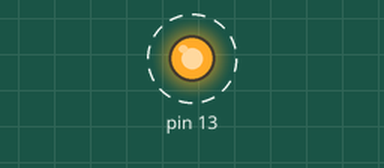
Recording of a sketch running on a simulated Arduino Uno, built with avr-gcc and run on an emulated ATmega328P. On the bench: output pins drawn as LEDs (lit = HIGH). Dashed ring = blinking. What the sketch prints to the serial monitor is not drawn.

Above: at 0.5 s.
Timing chart, 0 to 4.6 s (numbered marks = the images above):
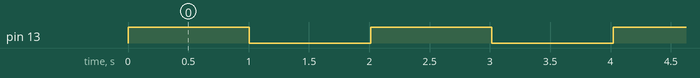

Measured:
- by itself, pin 13: alternates HIGH for 1.0 s and LOW for 1.0 s

The sketch:

Temporizador_bruto.ino
```cpp
// Temporizador bruto usando for usando ATmega328P (UNO) - 16 MHz
// Tempo de acesso usando for com "100 loops" para os tipos char e int

// char: 29.0 us (não recomendado, otimização do compilador)
// volatile char: aprox. 70 us

// int: 42,2 us
// volatile int: 120.8 us

int contador = 0;

void setup() {
  Serial.begin(9600);
  pinMode(13,OUTPUT);
}

void loop() {
  digitalWrite(13,HIGH);
  delay1s();
  digitalWrite(13,LOW);
  delay1s();
  Serial.println(contador);
}

void delay1s() {
  volatile char i;
  volatile unsigned int j;
  for (j=0; j < 14286; j++)    // 14285.7*70 ~ 0.999999 s
  {
    for (i=0; i < 100; i++) ;  // 100 loops ~ 70us
  }
  contador++;
}
```
